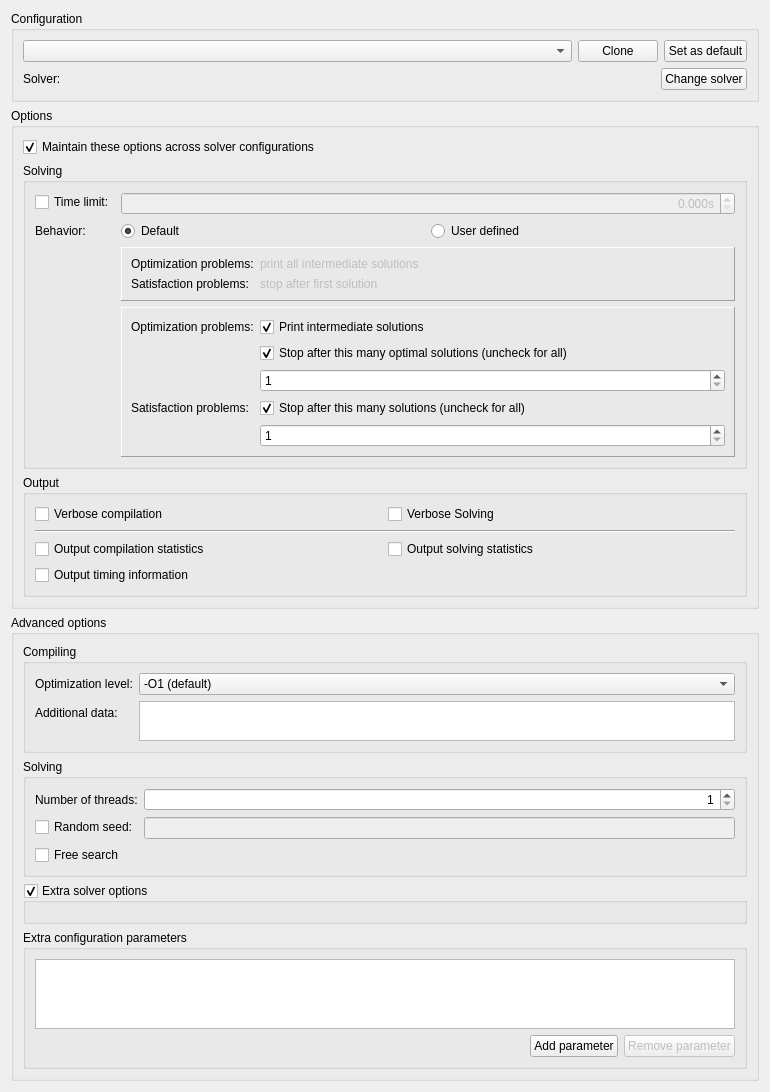
<?xml version="1.0" encoding="UTF-8"?>
<ui version="4.0">
 <class>ConfigWindow</class>
 <widget class="QWidget" name="ConfigWindow">
  <property name="geometry">
   <rect>
    <x>0</x>
    <y>0</y>
    <width>770</width>
    <height>1044</height>
   </rect>
  </property>
  <property name="windowTitle">
   <string>Form</string>
  </property>
  <layout class="QVBoxLayout" name="verticalLayout">
   <item>
    <widget class="QGroupBox" name="config_groupBox">
     <property name="title">
      <string>Configuration</string>
     </property>
     <layout class="QVBoxLayout" name="verticalLayout_2">
      <item>
       <widget class="QWidget" name="solver_controls" native="true">
        <layout class="QVBoxLayout" name="verticalLayout_7">
         <property name="leftMargin">
          <number>0</number>
         </property>
         <property name="topMargin">
          <number>0</number>
         </property>
         <property name="rightMargin">
          <number>0</number>
         </property>
         <property name="bottomMargin">
          <number>0</number>
         </property>
         <item>
          <layout class="QHBoxLayout" name="horizontalLayout_4">
           <item>
            <widget class="QComboBox" name="config_comboBox">
             <property name="sizePolicy">
              <sizepolicy hsizetype="Expanding" vsizetype="Fixed">
               <horstretch>0</horstretch>
               <verstretch>0</verstretch>
              </sizepolicy>
             </property>
             <property name="toolTip">
              <string>&lt;html&gt;&lt;head/&gt;&lt;body&gt;&lt;p&gt;The currently selected solver configuration&lt;/p&gt;&lt;/body&gt;&lt;/html&gt;</string>
             </property>
            </widget>
           </item>
           <item>
            <widget class="QPushButton" name="clone_pushButton">
             <property name="text">
              <string>Clone</string>
             </property>
            </widget>
           </item>
           <item>
            <widget class="QPushButton" name="makeConfigDefault_pushButton">
             <property name="toolTip">
              <string>&lt;html&gt;&lt;head/&gt;&lt;body&gt;&lt;p&gt;Make this solver configuration the default for this project&lt;/p&gt;&lt;/body&gt;&lt;/html&gt;</string>
             </property>
             <property name="text">
              <string>Set as default</string>
             </property>
            </widget>
           </item>
          </layout>
         </item>
         <item>
          <layout class="QHBoxLayout" name="horizontalLayout">
           <item>
            <widget class="QLabel" name="label_4">
             <property name="text">
              <string>Solver:</string>
             </property>
            </widget>
           </item>
           <item>
            <widget class="QLabel" name="solver_label">
             <property name="text">
              <string>&lt;unknown&gt;</string>
             </property>
            </widget>
           </item>
           <item>
            <spacer name="horizontalSpacer">
             <property name="orientation">
              <enum>Qt::Horizontal</enum>
             </property>
             <property name="sizeHint" stdset="0">
              <size>
               <width>498</width>
               <height>20</height>
              </size>
             </property>
            </spacer>
           </item>
           <item>
            <widget class="QPushButton" name="changeSolver_pushButton">
             <property name="text">
              <string>Change solver</string>
             </property>
            </widget>
           </item>
          </layout>
         </item>
        </layout>
       </widget>
      </item>
     </layout>
    </widget>
   </item>
   <item>
    <widget class="QGroupBox" name="options_groupBox">
     <property name="title">
      <string>Options</string>
     </property>
     <layout class="QVBoxLayout" name="verticalLayout_4">
      <item>
       <widget class="QCheckBox" name="sync_checkBox">
        <property name="toolTip">
         <string>&lt;html&gt;&lt;head/&gt;&lt;body&gt;&lt;p&gt;Preserve these options when switching solver configurations.&lt;/p&gt;&lt;/body&gt;&lt;/html&gt;</string>
        </property>
        <property name="text">
         <string>Maintain these options across solver configurations</string>
        </property>
        <property name="checked">
         <bool>true</bool>
        </property>
       </widget>
      </item>
      <item>
       <widget class="QGroupBox" name="solving_groupBox">
        <property name="title">
         <string>Solving</string>
        </property>
        <layout class="QFormLayout" name="formLayout">
         <item row="1" column="0">
          <widget class="QCheckBox" name="timeLimit_checkBox">
           <property name="toolTip">
            <string>&lt;html&gt;&lt;head/&gt;&lt;body&gt;&lt;p&gt;Limit running time to the given amount in seconds.&lt;/p&gt;&lt;/body&gt;&lt;/html&gt;</string>
           </property>
           <property name="text">
            <string>Time limit:</string>
           </property>
          </widget>
         </item>
         <item row="1" column="1">
          <widget class="QDoubleSpinBox" name="timeLimit_doubleSpinBox">
           <property name="enabled">
            <bool>false</bool>
           </property>
           <property name="alignment">
            <set>Qt::AlignRight|Qt::AlignTrailing|Qt::AlignVCenter</set>
           </property>
           <property name="suffix">
            <string>s</string>
           </property>
           <property name="decimals">
            <number>3</number>
           </property>
           <property name="maximum">
            <double>99999.998999999996158</double>
           </property>
          </widget>
         </item>
         <item row="2" column="0">
          <widget class="QLabel" name="label_6">
           <property name="toolTip">
            <string>&lt;html&gt;&lt;head/&gt;&lt;body&gt;&lt;p&gt;Determines how many solutions, or intermediate solutions, to produce.&lt;/p&gt;&lt;/body&gt;&lt;/html&gt;</string>
           </property>
           <property name="text">
            <string>Behavior:</string>
           </property>
          </widget>
         </item>
         <item row="2" column="1">
          <layout class="QHBoxLayout" name="horizontalLayout_8">
           <item>
            <widget class="QRadioButton" name="defaultBehavior_radioButton">
             <property name="text">
              <string>Default</string>
             </property>
             <property name="checked">
              <bool>true</bool>
             </property>
            </widget>
           </item>
           <item>
            <widget class="QRadioButton" name="userDefinedBehavior_radioButton">
             <property name="text">
              <string>User defined</string>
             </property>
            </widget>
           </item>
          </layout>
         </item>
         <item row="3" column="1">
          <widget class="QFrame" name="defaultBehavior_frame">
           <property name="frameShape">
            <enum>QFrame::Panel</enum>
           </property>
           <property name="frameShadow">
            <enum>QFrame::Raised</enum>
           </property>
           <layout class="QFormLayout" name="formLayout_2">
            <item row="0" column="0">
             <widget class="QLabel" name="label_7">
              <property name="text">
               <string>Optimization problems:</string>
              </property>
             </widget>
            </item>
            <item row="1" column="0">
             <widget class="QLabel" name="label_12">
              <property name="text">
               <string>Satisfaction problems: </string>
              </property>
             </widget>
            </item>
            <item row="0" column="1">
             <widget class="QLabel" name="label_16">
              <property name="enabled">
               <bool>false</bool>
              </property>
              <property name="text">
               <string>print all intermediate solutions</string>
              </property>
             </widget>
            </item>
            <item row="1" column="1">
             <widget class="QLabel" name="label_17">
              <property name="enabled">
               <bool>false</bool>
              </property>
              <property name="text">
               <string>stop after first solution</string>
              </property>
             </widget>
            </item>
           </layout>
          </widget>
         </item>
         <item row="4" column="1">
          <widget class="QFrame" name="userDefinedBehavior_frame">
           <property name="frameShape">
            <enum>QFrame::Panel</enum>
           </property>
           <property name="frameShadow">
            <enum>QFrame::Raised</enum>
           </property>
           <layout class="QFormLayout" name="formLayout_3">
            <item row="0" column="0">
             <widget class="QLabel" name="label_18">
              <property name="text">
               <string>Optimization problems:</string>
              </property>
             </widget>
            </item>
            <item row="0" column="1">
             <widget class="QCheckBox" name="intermediateSolutions_checkBox">
              <property name="toolTip">
               <string>&lt;html&gt;&lt;head/&gt;&lt;body&gt;&lt;p&gt;Print intermediate solutions with &lt;span style=&quot; font-family:'monospace';&quot;&gt;-i&lt;/span&gt;&lt;/p&gt;&lt;/body&gt;&lt;/html&gt;</string>
              </property>
              <property name="text">
               <string>Print intermediate solutions</string>
              </property>
              <property name="checked">
               <bool>true</bool>
              </property>
             </widget>
            </item>
            <item row="1" column="1">
             <widget class="QCheckBox" name="numOptimal_checkBox">
              <property name="toolTip">
               <string>&lt;html&gt;&lt;head/&gt;&lt;body&gt;&lt;p&gt;Limit number of optimal  solutions with &lt;span style=&quot; font-family:'monospace';&quot;&gt;-n-o&lt;/span&gt;&lt;/p&gt;&lt;/body&gt;&lt;/html&gt;</string>
              </property>
              <property name="text">
               <string>Stop after this many optimal solutions (uncheck for all)</string>
              </property>
              <property name="checked">
               <bool>true</bool>
              </property>
             </widget>
            </item>
            <item row="3" column="0">
             <widget class="QLabel" name="label_19">
              <property name="text">
               <string>Satisfaction problems:</string>
              </property>
             </widget>
            </item>
            <item row="3" column="1">
             <widget class="QCheckBox" name="numSolutions_checkBox">
              <property name="toolTip">
               <string>&lt;html&gt;&lt;head/&gt;&lt;body&gt;&lt;p&gt;Limit number of solutions with &lt;span style=&quot; font-family:'monospace';&quot;&gt;-n&lt;/span&gt;&lt;/p&gt;&lt;/body&gt;&lt;/html&gt;</string>
              </property>
              <property name="text">
               <string>Stop after this many solutions (uncheck for all)</string>
              </property>
              <property name="checked">
               <bool>true</bool>
              </property>
             </widget>
            </item>
            <item row="4" column="1">
             <widget class="QSpinBox" name="numSolutions_spinBox">
              <property name="minimum">
               <number>1</number>
              </property>
              <property name="maximum">
               <number>999999</number>
              </property>
              <property name="value">
               <number>1</number>
              </property>
             </widget>
            </item>
            <item row="2" column="1">
             <widget class="QSpinBox" name="numOptimal_spinBox">
              <property name="minimum">
               <number>1</number>
              </property>
             </widget>
            </item>
           </layout>
          </widget>
         </item>
        </layout>
       </widget>
      </item>
      <item>
       <widget class="QGroupBox" name="output_groupBox">
        <property name="title">
         <string>Output</string>
        </property>
        <layout class="QVBoxLayout" name="verticalLayout_13">
         <item>
          <layout class="QHBoxLayout" name="horizontalLayout_16">
           <item>
            <widget class="QCheckBox" name="verboseCompilation_checkBox">
             <property name="toolTip">
              <string>&lt;html&gt;&lt;head/&gt;&lt;body&gt;&lt;p&gt;Enable verbose compilation with &lt;span style=&quot; font-family:'monospace';&quot;&gt;--verbose-compilation&lt;/span&gt;.&lt;/p&gt;&lt;/body&gt;&lt;/html&gt;</string>
             </property>
             <property name="text">
              <string>Verbose compilation</string>
             </property>
            </widget>
           </item>
           <item>
            <widget class="QCheckBox" name="verboseSolving_checkBox">
             <property name="toolTip">
              <string>&lt;html&gt;&lt;head/&gt;&lt;body&gt;&lt;p&gt;Enable verbose compilation with &lt;span style=&quot; font-family:'monospace';&quot;&gt;--verbose-solving&lt;/span&gt;.&lt;/p&gt;&lt;/body&gt;&lt;/html&gt;</string>
             </property>
             <property name="text">
              <string>Verbose Solving</string>
             </property>
            </widget>
           </item>
          </layout>
         </item>
         <item>
          <widget class="Line" name="line_2">
           <property name="orientation">
            <enum>Qt::Horizontal</enum>
           </property>
          </widget>
         </item>
         <item>
          <layout class="QHBoxLayout" name="horizontalLayout_17">
           <item>
            <widget class="QCheckBox" name="compilationStats_checkBox">
             <property name="toolTip">
              <string>&lt;html&gt;&lt;head/&gt;&lt;body&gt;&lt;p&gt;Output compilation statistics with &lt;span style=&quot; font-family: monospace&quot;&gt;--compiler-statistics&lt;/span&gt;&lt;/p&gt;&lt;/body&gt;&lt;/html&gt;</string>
             </property>
             <property name="text">
              <string>Output compilation statistics</string>
             </property>
            </widget>
           </item>
           <item>
            <widget class="QCheckBox" name="solvingStats_checkBox">
             <property name="toolTip">
              <string>&lt;html&gt;&lt;head/&gt;&lt;body&gt;&lt;p&gt;Output solving statistics with &lt;span style=&quot; font-family:'monospace';&quot;&gt;--solver-statistics&lt;/span&gt;&lt;/p&gt;&lt;/body&gt;&lt;/html&gt;</string>
             </property>
             <property name="text">
              <string>Output solving statistics</string>
             </property>
            </widget>
           </item>
          </layout>
         </item>
         <item>
          <widget class="QCheckBox" name="timingInfo_checkBox">
           <property name="toolTip">
            <string>&lt;html&gt;&lt;head/&gt;&lt;body&gt;&lt;p&gt;Output timing information with &lt;span style=&quot; font-family:'monospace';&quot;&gt;--output-time&lt;/span&gt;&lt;/p&gt;&lt;/body&gt;&lt;/html&gt;</string>
           </property>
           <property name="text">
            <string>Output timing information</string>
           </property>
          </widget>
         </item>
        </layout>
       </widget>
      </item>
     </layout>
    </widget>
   </item>
   <item>
    <widget class="QGroupBox" name="advanced_groupBox">
     <property name="title">
      <string>Advanced options</string>
     </property>
     <layout class="QVBoxLayout" name="verticalLayout_14">
      <item>
       <widget class="QGroupBox" name="compiling_groupBox">
        <property name="title">
         <string>Compiling</string>
        </property>
        <layout class="QFormLayout" name="formLayout_5">
         <item row="0" column="0">
          <widget class="QLabel" name="label_21">
           <property name="toolTip">
            <string>&lt;html&gt;&lt;head/&gt;&lt;body&gt;&lt;p&gt;Compiler optimization level&lt;/p&gt;&lt;/body&gt;&lt;/html&gt;</string>
           </property>
           <property name="text">
            <string>Optimization level:</string>
           </property>
          </widget>
         </item>
         <item row="0" column="1">
          <widget class="QComboBox" name="optimizationLevel_comboBox">
           <property name="currentIndex">
            <number>1</number>
           </property>
           <item>
            <property name="text">
             <string>-O0 (no optimization)</string>
            </property>
           </item>
           <item>
            <property name="text">
             <string>-O1 (default)</string>
            </property>
           </item>
           <item>
            <property name="text">
             <string>-O2 (two pass compilation)</string>
            </property>
           </item>
           <item>
            <property name="text">
             <string>-O3 (two pass compilation with Gecode)</string>
            </property>
           </item>
           <item>
            <property name="text">
             <string>-O4 (as -O3 with shaving)</string>
            </property>
           </item>
           <item>
            <property name="text">
             <string>-O5 (as -O3 with singleton arc consistency)</string>
            </property>
           </item>
          </widget>
         </item>
         <item row="1" column="0">
          <widget class="QLabel" name="label_22">
           <property name="toolTip">
            <string>&lt;html&gt;&lt;head/&gt;&lt;body&gt;&lt;p&gt;Additional string data input with &lt;span style=&quot; font-family:monospace;&quot;&gt;-D&lt;/span&gt;&lt;/p&gt;&lt;/body&gt;&lt;/html&gt;</string>
           </property>
           <property name="text">
            <string>Additional data:</string>
           </property>
          </widget>
         </item>
         <item row="1" column="1">
          <widget class="QPlainTextEdit" name="additionalData_plainTextEdit">
           <property name="maximumSize">
            <size>
             <width>16777215</width>
             <height>40</height>
            </size>
           </property>
          </widget>
         </item>
        </layout>
       </widget>
      </item>
      <item>
       <widget class="QGroupBox" name="solving_groupBox_2">
        <property name="title">
         <string>Solving</string>
        </property>
        <layout class="QFormLayout" name="formLayout_4">
         <item row="1" column="0">
          <widget class="QLabel" name="label_23">
           <property name="toolTip">
            <string>&lt;html&gt;&lt;head/&gt;&lt;body&gt;&lt;p&gt;Sets the number of solver threads with &lt;span style=&quot; font-family:monospace;&quot;&gt;-p&lt;/span&gt;&lt;/p&gt;&lt;/body&gt;&lt;/html&gt;</string>
           </property>
           <property name="text">
            <string>Number of threads:</string>
           </property>
          </widget>
         </item>
         <item row="1" column="1">
          <widget class="QSpinBox" name="numThreads_spinBox">
           <property name="alignment">
            <set>Qt::AlignRight|Qt::AlignTrailing|Qt::AlignVCenter</set>
           </property>
           <property name="minimum">
            <number>1</number>
           </property>
           <property name="value">
            <number>1</number>
           </property>
          </widget>
         </item>
         <item row="2" column="0">
          <widget class="QCheckBox" name="randomSeed_checkBox">
           <property name="toolTip">
            <string>&lt;html&gt;&lt;head/&gt;&lt;body&gt;&lt;p&gt;Sets the random seed for the solver with &lt;span style=&quot; font-family:monospace;&quot;&gt;-r&lt;/span&gt;&lt;/p&gt;&lt;/body&gt;&lt;/html&gt;</string>
           </property>
           <property name="text">
            <string>Random seed:</string>
           </property>
          </widget>
         </item>
         <item row="2" column="1">
          <widget class="QLineEdit" name="randomSeed_lineEdit">
           <property name="enabled">
            <bool>false</bool>
           </property>
          </widget>
         </item>
         <item row="3" column="0" colspan="2">
          <widget class="QCheckBox" name="freeSearch_checkBox">
           <property name="toolTip">
            <string>&lt;html&gt;&lt;head/&gt;&lt;body&gt;&lt;p&gt;Enable free search with &lt;span style=&quot; font-family:'monospace';&quot;&gt;-f&lt;/span&gt;&lt;/p&gt;&lt;/body&gt;&lt;/html&gt;</string>
           </property>
           <property name="text">
            <string>Free search</string>
           </property>
          </widget>
         </item>
        </layout>
       </widget>
      </item>
      <item>
       <widget class="QGroupBox" name="extraFlags_groupBox">
        <property name="title">
         <string>Extra solver options</string>
        </property>
        <property name="checkable">
         <bool>true</bool>
        </property>
        <property name="checked">
         <bool>true</bool>
        </property>
        <layout class="QHBoxLayout" name="horizontalLayout_3">
         <item>
          <layout class="QVBoxLayout" name="extraFlagsOuter_layout"/>
         </item>
        </layout>
       </widget>
      </item>
      <item>
       <widget class="QGroupBox" name="unknownOptions_groupBox">
        <property name="toolTip">
         <string>&lt;html&gt;&lt;head/&gt;&lt;body&gt;&lt;p&gt;Extra parameters passed to MiniZinc&lt;/p&gt;&lt;/body&gt;&lt;/html&gt;</string>
        </property>
        <property name="title">
         <string>Extra configuration parameters</string>
        </property>
        <layout class="QVBoxLayout" name="verticalLayout_3">
         <item>
          <widget class="QTableWidget" name="extraParams_tableWidget"/>
         </item>
         <item>
          <layout class="QHBoxLayout" name="horizontalLayout_2">
           <item>
            <spacer name="horizontalSpacer_2">
             <property name="orientation">
              <enum>Qt::Horizontal</enum>
             </property>
             <property name="sizeHint" stdset="0">
              <size>
               <width>40</width>
               <height>20</height>
              </size>
             </property>
            </spacer>
           </item>
           <item>
            <widget class="QPushButton" name="addExtraParam_pushButton">
             <property name="text">
              <string>Add parameter</string>
             </property>
            </widget>
           </item>
           <item>
            <widget class="QPushButton" name="removeExtraParam_pushButton">
             <property name="enabled">
              <bool>false</bool>
             </property>
             <property name="text">
              <string>Remove parameter</string>
             </property>
            </widget>
           </item>
          </layout>
         </item>
        </layout>
       </widget>
      </item>
     </layout>
    </widget>
   </item>
   <item>
    <spacer name="verticalSpacer_2">
     <property name="orientation">
      <enum>Qt::Vertical</enum>
     </property>
     <property name="sizeHint" stdset="0">
      <size>
       <width>20</width>
       <height>212</height>
      </size>
     </property>
    </spacer>
   </item>
  </layout>
 </widget>
 <resources/>
 <connections/>
</ui>
